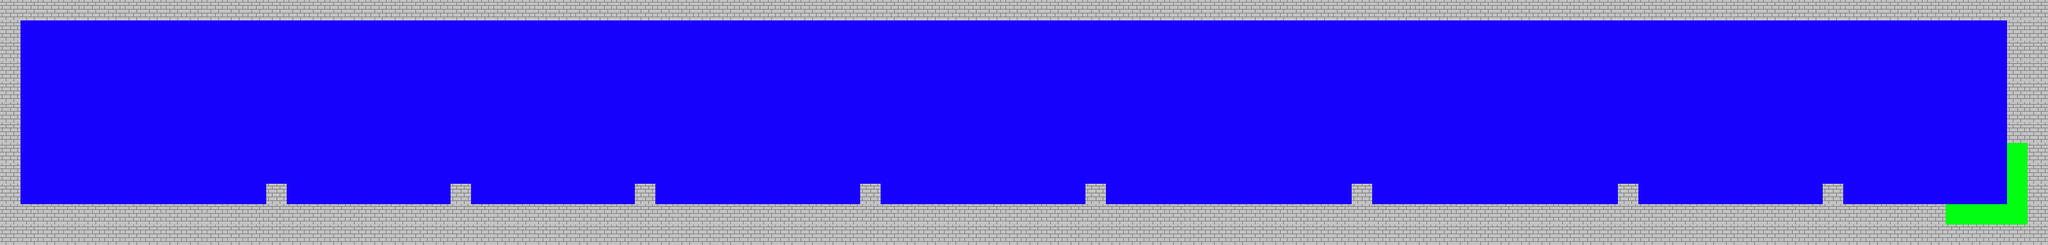

This game map was drawn from its Tiled (.tmx) file and the tilesets committed beside it. A one-line description and the trimmed map source follow:
An orthogonal 100x12 tile map with 32x32 px tiles, 3 tile layers (gray, Finish, blue) and 18 objects.

<map version="1.0" orientation="orthogonal" width="100" height="12" tilewidth="32" tileheight="32">
 <tileset firstgid="1" name="assets" tilewidth="32" tileheight="32">
  <image source="TownAssets.png" width="192" height="96" />
 </tileset>
 <layer name="gray" width="100" height="12">
  <data>[1200 cells, 328 non-empty, 1 distinct tile ids]</data>
 </layer>
 <layer name="Finish" width="100" height="12">
  <data>[1200 cells, 7 non-empty, 1 distinct tile ids]</data>
 </layer>
 <layer name="blue" width="100" height="12">
  <data>[1200 cells, 865 non-empty, 1 distinct tile ids]</data>
 </layer>
 <objectgroup name="Mine" width="100" height="12">
  <object x="288" y="256" width="72" height="66">
   <ellipse />
  </object>
  <object x="508" y="254" width="78" height="62">
   <ellipse />
  </object>
  <object x="800" y="262" width="94" height="56">
   <ellipse />
  </object>
  <object x="1176" y="242" width="72" height="74">
   <ellipse />
  </object>
  <object x="1526" y="250" width="68" height="66">
   <ellipse />
  </object>
  <object x="1872" y="242" width="92" height="72">
   <ellipse />
  </object>
  <object x="2298" y="246" width="104" height="72">
   <ellipse />
  </object>
  <object x="2670" y="238" width="66" height="72">
   <ellipse />
  </object>
 </objectgroup>
 <objectgroup name="Coins" width="100" height="12">
  <object x="406" y="214" width="72" height="78">
   <ellipse />
  </object>
  <object x="668" y="194" width="90" height="84">
   <ellipse />
  </object>
  <object x="964" y="198" width="78" height="74">
   <ellipse />
  </object>
  <object x="1338" y="200" width="62" height="88">
   <ellipse />
  </object>
  <object x="1656" y="206" width="84" height="64">
   <ellipse />
  </object>
  <object x="2094" y="228" width="84" height="52">
   <ellipse />
  </object>
  <object x="2510" y="220" width="66" height="70">
   <ellipse />
  </object>
  <object x="2796" y="230" width="116" height="54">
   <ellipse />
  </object>
 </objectgroup>
 <objectgroup name="PowerUp" width="100" height="12">
  <object x="1062" y="252" width="80" height="56">
   <ellipse />
  </object>
  <object x="1448" y="246" width="74" height="56">
   <ellipse />
  </object>
 </objectgroup>
</map>
